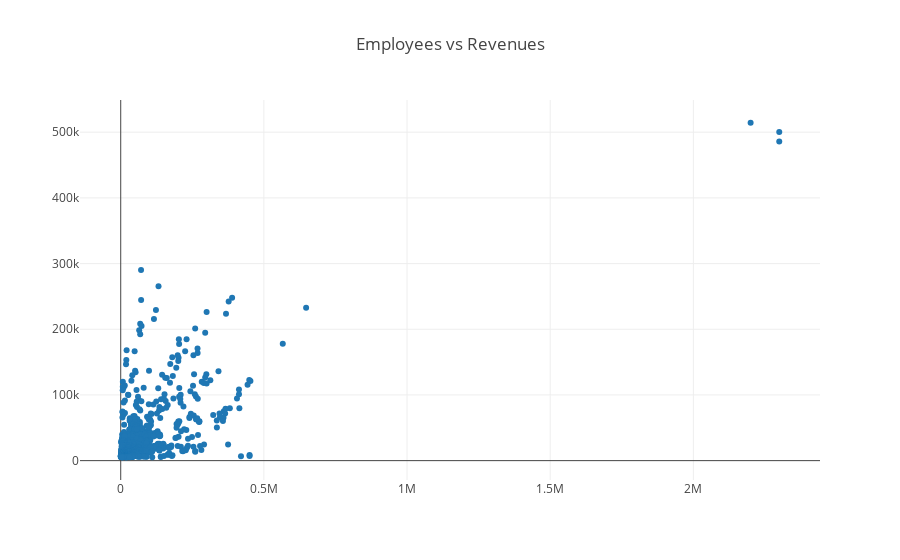

Write notebook code for a chart like this one.
### Code cell
from plotly.graph_objs import Scatter
import pandas as pd

fortune= pd.read_csv("fortune.csv")

data = [Scatter(x=fortune['employees'], y=fortune['revenues'], mode = 'markers', text=fortune['company'])]
layout = Layout(title="Employees vs Revenues")

fig = Figure(data=data, layout=layout)

plotly.offline.iplot(fig, show_link=False)

### Figure 1 — Plotly figure (JSON) as saved in the notebook; plotly's stock layout.template omitted (floating-point values rounded to 4 significant figures; data arrays with more than 128 entries replaced by an {"elided": "..."} marker saying what was removed)
{"data": [{"mode": "markers", "text": {"elided": "1500 str values"}, "type": "scatter", "x": {"elided": "1500 str values"}, "y": {"elided": "1500 float values"}}], "layout": {"title": "Employees vs Revenues"}}
